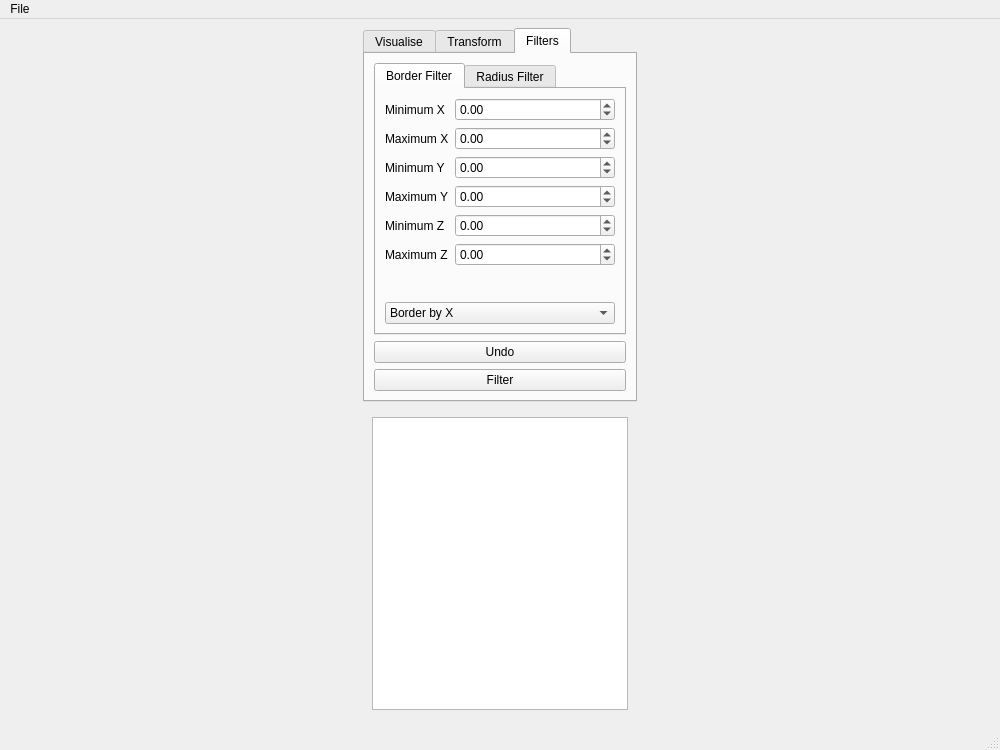
<?xml version="1.0" encoding="UTF-8"?>
<ui version="4.0">
 <class>MainWindow</class>
 <widget class="QMainWindow" name="MainWindow">
  <property name="geometry">
   <rect>
    <x>0</x>
    <y>0</y>
    <width>1000</width>
    <height>750</height>
   </rect>
  </property>
  <property name="windowTitle">
   <string>MainWindow</string>
  </property>
  <widget class="QWidget" name="main">
   <layout class="QHBoxLayout" name="horizontalLayout">
    <item>
     <layout class="QVBoxLayout" name="visualizer"/>
    </item>
    <item>
     <layout class="QVBoxLayout" name="options">
      <item>
       <widget class="QTabWidget" name="tabs">
        <property name="sizePolicy">
         <sizepolicy hsizetype="Fixed" vsizetype="Expanding">
          <horstretch>0</horstretch>
          <verstretch>0</verstretch>
         </sizepolicy>
        </property>
        <property name="minimumSize">
         <size>
          <width>200</width>
          <height>0</height>
         </size>
        </property>
        <property name="maximumSize">
         <size>
          <width>300</width>
          <height>600</height>
         </size>
        </property>
        <property name="currentIndex">
         <number>2</number>
        </property>
        <widget class="QWidget" name="visualOpt">
         <property name="sizePolicy">
          <sizepolicy hsizetype="Maximum" vsizetype="Maximum">
           <horstretch>0</horstretch>
           <verstretch>0</verstretch>
          </sizepolicy>
         </property>
         <property name="maximumSize">
          <size>
           <width>16777215</width>
           <height>150</height>
          </size>
         </property>
         <attribute name="title">
          <string>Visualise</string>
         </attribute>
         <layout class="QVBoxLayout" name="verticalLayout">
          <item>
           <layout class="QFormLayout" name="visSettings">
            <property name="fieldGrowthPolicy">
             <enum>QFormLayout::AllNonFixedFieldsGrow</enum>
            </property>
            <property name="rowWrapPolicy">
             <enum>QFormLayout::WrapLongRows</enum>
            </property>
            <property name="labelAlignment">
             <set>Qt::AlignLeading|Qt::AlignLeft|Qt::AlignVCenter</set>
            </property>
            <property name="formAlignment">
             <set>Qt::AlignHCenter|Qt::AlignTop</set>
            </property>
            <item row="0" column="0">
             <widget class="QLabel" name="XYZClouds">
              <property name="text">
               <string>XYZ Clouds</string>
              </property>
             </widget>
            </item>
            <item row="0" column="1">
             <widget class="QComboBox" name="schemeXYZ">
              <property name="sizePolicy">
               <sizepolicy hsizetype="Maximum" vsizetype="Fixed">
                <horstretch>0</horstretch>
                <verstretch>0</verstretch>
               </sizepolicy>
              </property>
              <property name="minimumSize">
               <size>
                <width>150</width>
                <height>0</height>
               </size>
              </property>
              <property name="maximumSize">
               <size>
                <width>200</width>
                <height>16777215</height>
               </size>
              </property>
              <property name="currentIndex">
               <number>2</number>
              </property>
              <item>
               <property name="text">
                <string>RGB_X</string>
               </property>
              </item>
              <item>
               <property name="text">
                <string>RGB_Y</string>
               </property>
              </item>
              <item>
               <property name="text">
                <string>RGB_Z</string>
               </property>
              </item>
             </widget>
            </item>
            <item row="1" column="0">
             <widget class="QLabel" name="XYZIClouds">
              <property name="text">
               <string>XYZI Clouds</string>
              </property>
             </widget>
            </item>
            <item row="2" column="0">
             <widget class="QLabel" name="XYZRGBClouds">
              <property name="text">
               <string>RGB Clouds</string>
              </property>
             </widget>
            </item>
            <item row="1" column="1">
             <widget class="QComboBox" name="schemeXYZI">
              <property name="sizePolicy">
               <sizepolicy hsizetype="Maximum" vsizetype="Fixed">
                <horstretch>0</horstretch>
                <verstretch>0</verstretch>
               </sizepolicy>
              </property>
              <property name="minimumSize">
               <size>
                <width>150</width>
                <height>0</height>
               </size>
              </property>
              <property name="maximumSize">
               <size>
                <width>200</width>
                <height>16777215</height>
               </size>
              </property>
              <property name="currentIndex">
               <number>3</number>
              </property>
              <item>
               <property name="text">
                <string>RGB_X</string>
               </property>
              </item>
              <item>
               <property name="text">
                <string>RGB_Y</string>
               </property>
              </item>
              <item>
               <property name="text">
                <string>RGB_Z</string>
               </property>
              </item>
              <item>
               <property name="text">
                <string>RGB_Intensity</string>
               </property>
              </item>
             </widget>
            </item>
            <item row="2" column="1">
             <widget class="QComboBox" name="schemeRGB">
              <property name="sizePolicy">
               <sizepolicy hsizetype="Preferred" vsizetype="Fixed">
                <horstretch>0</horstretch>
                <verstretch>0</verstretch>
               </sizepolicy>
              </property>
              <property name="minimumSize">
               <size>
                <width>150</width>
                <height>0</height>
               </size>
              </property>
              <property name="currentIndex">
               <number>3</number>
              </property>
              <item>
               <property name="text">
                <string>RGB_X</string>
               </property>
              </item>
              <item>
               <property name="text">
                <string>RGB_Y</string>
               </property>
              </item>
              <item>
               <property name="text">
                <string>RGB_Z</string>
               </property>
              </item>
              <item>
               <property name="text">
                <string>RGB</string>
               </property>
              </item>
             </widget>
            </item>
           </layout>
          </item>
         </layout>
        </widget>
        <widget class="QWidget" name="transform">
         <property name="sizePolicy">
          <sizepolicy hsizetype="Preferred" vsizetype="Maximum">
           <horstretch>0</horstretch>
           <verstretch>0</verstretch>
          </sizepolicy>
         </property>
         <property name="maximumSize">
          <size>
           <width>300</width>
           <height>400</height>
          </size>
         </property>
         <attribute name="title">
          <string>Transform</string>
         </attribute>
         <layout class="QVBoxLayout" name="verticalLayout_2">
          <item>
           <layout class="QFormLayout" name="tranformation">
            <property name="fieldGrowthPolicy">
             <enum>QFormLayout::ExpandingFieldsGrow</enum>
            </property>
            <property name="rowWrapPolicy">
             <enum>QFormLayout::WrapLongRows</enum>
            </property>
            <property name="labelAlignment">
             <set>Qt::AlignLeading|Qt::AlignLeft|Qt::AlignVCenter</set>
            </property>
            <item row="0" column="0">
             <widget class="QLabel" name="posXLabel">
              <property name="text">
               <string>Position X</string>
              </property>
             </widget>
            </item>
            <item row="1" column="0">
             <widget class="QLabel" name="posYLabel">
              <property name="sizePolicy">
               <sizepolicy hsizetype="Minimum" vsizetype="Preferred">
                <horstretch>0</horstretch>
                <verstretch>0</verstretch>
               </sizepolicy>
              </property>
              <property name="text">
               <string>Position Y</string>
              </property>
             </widget>
            </item>
            <item row="2" column="0">
             <widget class="QLabel" name="posZLabel">
              <property name="sizePolicy">
               <sizepolicy hsizetype="Maximum" vsizetype="Preferred">
                <horstretch>0</horstretch>
                <verstretch>0</verstretch>
               </sizepolicy>
              </property>
              <property name="text">
               <string>Position Z</string>
              </property>
             </widget>
            </item>
            <item row="3" column="0">
             <widget class="QLabel" name="rotXLabel">
              <property name="sizePolicy">
               <sizepolicy hsizetype="MinimumExpanding" vsizetype="Preferred">
                <horstretch>0</horstretch>
                <verstretch>0</verstretch>
               </sizepolicy>
              </property>
              <property name="text">
               <string>Rotate X</string>
              </property>
             </widget>
            </item>
            <item row="4" column="0">
             <widget class="QLabel" name="rotYLabel">
              <property name="sizePolicy">
               <sizepolicy hsizetype="Expanding" vsizetype="Preferred">
                <horstretch>0</horstretch>
                <verstretch>0</verstretch>
               </sizepolicy>
              </property>
              <property name="text">
               <string>Rotate Y</string>
              </property>
             </widget>
            </item>
            <item row="5" column="0">
             <widget class="QLabel" name="rotZLabel">
              <property name="text">
               <string>Rotate Z</string>
              </property>
             </widget>
            </item>
            <item row="0" column="1">
             <widget class="QDoubleSpinBox" name="posX">
              <property name="sizePolicy">
               <sizepolicy hsizetype="Expanding" vsizetype="Fixed">
                <horstretch>0</horstretch>
                <verstretch>0</verstretch>
               </sizepolicy>
              </property>
              <property name="minimum">
               <double>-1000.000000000000000</double>
              </property>
              <property name="maximum">
               <double>1000.000000000000000</double>
              </property>
             </widget>
            </item>
            <item row="1" column="1">
             <widget class="QDoubleSpinBox" name="posY">
              <property name="sizePolicy">
               <sizepolicy hsizetype="Expanding" vsizetype="Fixed">
                <horstretch>0</horstretch>
                <verstretch>0</verstretch>
               </sizepolicy>
              </property>
              <property name="minimum">
               <double>-1000.000000000000000</double>
              </property>
              <property name="maximum">
               <double>1000.000000000000000</double>
              </property>
             </widget>
            </item>
            <item row="2" column="1">
             <widget class="QDoubleSpinBox" name="posZ">
              <property name="sizePolicy">
               <sizepolicy hsizetype="Expanding" vsizetype="Fixed">
                <horstretch>0</horstretch>
                <verstretch>0</verstretch>
               </sizepolicy>
              </property>
              <property name="minimum">
               <double>-1000.000000000000000</double>
              </property>
              <property name="maximum">
               <double>1000.000000000000000</double>
              </property>
             </widget>
            </item>
            <item row="3" column="1">
             <widget class="QDoubleSpinBox" name="rotX">
              <property name="sizePolicy">
               <sizepolicy hsizetype="Expanding" vsizetype="Fixed">
                <horstretch>0</horstretch>
                <verstretch>0</verstretch>
               </sizepolicy>
              </property>
              <property name="minimum">
               <double>-360.000000000000000</double>
              </property>
              <property name="maximum">
               <double>360.000000000000000</double>
              </property>
             </widget>
            </item>
            <item row="4" column="1">
             <widget class="QDoubleSpinBox" name="rotY">
              <property name="sizePolicy">
               <sizepolicy hsizetype="Expanding" vsizetype="Fixed">
                <horstretch>0</horstretch>
                <verstretch>0</verstretch>
               </sizepolicy>
              </property>
              <property name="minimum">
               <double>-360.000000000000000</double>
              </property>
              <property name="maximum">
               <double>360.000000000000000</double>
              </property>
             </widget>
            </item>
            <item row="5" column="1">
             <widget class="QDoubleSpinBox" name="rotZ">
              <property name="sizePolicy">
               <sizepolicy hsizetype="Expanding" vsizetype="Fixed">
                <horstretch>0</horstretch>
                <verstretch>0</verstretch>
               </sizepolicy>
              </property>
              <property name="minimum">
               <double>-360.000000000000000</double>
              </property>
              <property name="maximum">
               <double>360.000000000000000</double>
              </property>
             </widget>
            </item>
           </layout>
          </item>
          <item>
           <widget class="QCheckBox" name="transformWay">
            <property name="text">
             <string>Relative transformation</string>
            </property>
           </widget>
          </item>
          <item>
           <widget class="QPushButton" name="undoTransButton">
            <property name="text">
             <string>Undo</string>
            </property>
           </widget>
          </item>
          <item>
           <widget class="QPushButton" name="transButton">
            <property name="text">
             <string>Transform</string>
            </property>
           </widget>
          </item>
         </layout>
        </widget>
        <widget class="QWidget" name="filter">
         <property name="sizePolicy">
          <sizepolicy hsizetype="Preferred" vsizetype="Expanding">
           <horstretch>0</horstretch>
           <verstretch>0</verstretch>
          </sizepolicy>
         </property>
         <attribute name="title">
          <string>Filters</string>
         </attribute>
         <layout class="QVBoxLayout" name="verticalLayout_3">
          <item>
           <widget class="QTabWidget" name="filterTypes">
            <property name="minimumSize">
             <size>
              <width>0</width>
              <height>270</height>
             </size>
            </property>
            <property name="currentIndex">
             <number>0</number>
            </property>
            <widget class="QWidget" name="borderFilter">
             <attribute name="title">
              <string>Border Filter</string>
             </attribute>
             <layout class="QVBoxLayout" name="verticalLayout_4">
              <item>
               <layout class="QFormLayout" name="borderFilterOpt">
                <property name="fieldGrowthPolicy">
                 <enum>QFormLayout::AllNonFixedFieldsGrow</enum>
                </property>
                <property name="rowWrapPolicy">
                 <enum>QFormLayout::WrapLongRows</enum>
                </property>
                <property name="labelAlignment">
                 <set>Qt::AlignLeading|Qt::AlignLeft|Qt::AlignVCenter</set>
                </property>
                <item row="0" column="0">
                 <widget class="QLabel" name="minXL">
                  <property name="text">
                   <string>Minimum X</string>
                  </property>
                 </widget>
                </item>
                <item row="1" column="0">
                 <widget class="QLabel" name="maxXL">
                  <property name="text">
                   <string>Maximum X</string>
                  </property>
                 </widget>
                </item>
                <item row="2" column="0">
                 <widget class="QLabel" name="minYL">
                  <property name="text">
                   <string>Minimum Y</string>
                  </property>
                 </widget>
                </item>
                <item row="3" column="0">
                 <widget class="QLabel" name="maxYL">
                  <property name="text">
                   <string>Maximum Y</string>
                  </property>
                 </widget>
                </item>
                <item row="4" column="0">
                 <widget class="QLabel" name="minZL">
                  <property name="text">
                   <string>Minimum Z</string>
                  </property>
                 </widget>
                </item>
                <item row="5" column="0">
                 <widget class="QLabel" name="maxZL">
                  <property name="text">
                   <string>Maximum Z</string>
                  </property>
                 </widget>
                </item>
                <item row="0" column="1">
                 <widget class="QDoubleSpinBox" name="borderMinX">
                  <property name="minimum">
                   <double>-999.000000000000000</double>
                  </property>
                  <property name="maximum">
                   <double>999.000000000000000</double>
                  </property>
                 </widget>
                </item>
                <item row="2" column="1">
                 <widget class="QDoubleSpinBox" name="borderMinY">
                  <property name="minimum">
                   <double>-999.000000000000000</double>
                  </property>
                  <property name="maximum">
                   <double>999.000000000000000</double>
                  </property>
                 </widget>
                </item>
                <item row="4" column="1">
                 <widget class="QDoubleSpinBox" name="borderMinZ">
                  <property name="minimum">
                   <double>-999.000000000000000</double>
                  </property>
                  <property name="maximum">
                   <double>999.000000000000000</double>
                  </property>
                 </widget>
                </item>
                <item row="1" column="1">
                 <widget class="QDoubleSpinBox" name="borderMaxX">
                  <property name="minimum">
                   <double>-999.000000000000000</double>
                  </property>
                  <property name="maximum">
                   <double>999.000000000000000</double>
                  </property>
                 </widget>
                </item>
                <item row="3" column="1">
                 <widget class="QDoubleSpinBox" name="borderMaxY">
                  <property name="minimum">
                   <double>-999.000000000000000</double>
                  </property>
                  <property name="maximum">
                   <double>999.000000000000000</double>
                  </property>
                 </widget>
                </item>
                <item row="5" column="1">
                 <widget class="QDoubleSpinBox" name="borderMaxZ">
                  <property name="minimum">
                   <double>-999.000000000000000</double>
                  </property>
                  <property name="maximum">
                   <double>999.000000000000000</double>
                  </property>
                 </widget>
                </item>
               </layout>
              </item>
              <item>
               <widget class="QComboBox" name="borderType">
                <item>
                 <property name="text">
                  <string>Border by X</string>
                 </property>
                </item>
                <item>
                 <property name="text">
                  <string>Border by Y</string>
                 </property>
                </item>
                <item>
                 <property name="text">
                  <string>Border by Z</string>
                 </property>
                </item>
                <item>
                 <property name="text">
                  <string>Border by XYZ</string>
                 </property>
                </item>
               </widget>
              </item>
             </layout>
            </widget>
            <widget class="QWidget" name="tab_3">
             <attribute name="title">
              <string>Radius Filter</string>
             </attribute>
            </widget>
           </widget>
          </item>
          <item>
           <widget class="QPushButton" name="undoFilterBut">
            <property name="text">
             <string>Undo</string>
            </property>
           </widget>
          </item>
          <item>
           <widget class="QPushButton" name="filterBut">
            <property name="text">
             <string>Filter</string>
            </property>
           </widget>
          </item>
         </layout>
        </widget>
       </widget>
      </item>
      <item>
       <widget class="QWidget" name="cloudsWidget" native="true">
        <property name="enabled">
         <bool>true</bool>
        </property>
        <property name="sizePolicy">
         <sizepolicy hsizetype="Fixed" vsizetype="Expanding">
          <horstretch>0</horstretch>
          <verstretch>0</verstretch>
         </sizepolicy>
        </property>
        <property name="baseSize">
         <size>
          <width>0</width>
          <height>0</height>
         </size>
        </property>
        <layout class="QVBoxLayout" name="clouds">
         <item>
          <widget class="QTableWidget" name="listClouds">
           <property name="sizePolicy">
            <sizepolicy hsizetype="Fixed" vsizetype="Expanding">
             <horstretch>0</horstretch>
             <verstretch>0</verstretch>
            </sizepolicy>
           </property>
           <property name="minimumSize">
            <size>
             <width>0</width>
             <height>0</height>
            </size>
           </property>
           <property name="maximumSize">
            <size>
             <width>280</width>
             <height>700</height>
            </size>
           </property>
           <property name="selectionMode">
            <enum>QAbstractItemView::ExtendedSelection</enum>
           </property>
           <property name="selectionBehavior">
            <enum>QAbstractItemView::SelectRows</enum>
           </property>
          </widget>
         </item>
        </layout>
       </widget>
      </item>
     </layout>
    </item>
   </layout>
  </widget>
  <widget class="QMenuBar" name="menubar">
   <property name="geometry">
    <rect>
     <x>0</x>
     <y>0</y>
     <width>1000</width>
     <height>22</height>
    </rect>
   </property>
   <widget class="QMenu" name="menuFile">
    <property name="title">
     <string>File</string>
    </property>
    <addaction name="actionOpenCloud"/>
    <addaction name="actionSaveClouds"/>
    <addaction name="actionSaveAllClouds"/>
   </widget>
   <addaction name="menuFile"/>
  </widget>
  <widget class="QStatusBar" name="statusbar"/>
  <action name="actionOpenCloud">
   <property name="icon">
    <iconset theme="document-open">
     <normaloff>.</normaloff>.</iconset>
   </property>
   <property name="text">
    <string>Open new cloud(s)</string>
   </property>
   <property name="shortcut">
    <string>Ctrl+O</string>
   </property>
  </action>
  <action name="actionSaveClouds">
   <property name="text">
    <string>Save selected cloud(s)</string>
   </property>
   <property name="shortcut">
    <string>Ctrl+S</string>
   </property>
  </action>
  <action name="actionSaveAllClouds">
   <property name="text">
    <string>Save all cloud(s)</string>
   </property>
   <property name="toolTip">
    <string>Save all cloud(s)</string>
   </property>
   <property name="shortcut">
    <string>Ctrl+Shift+S</string>
   </property>
  </action>
 </widget>
 <resources/>
 <connections/>
</ui>
